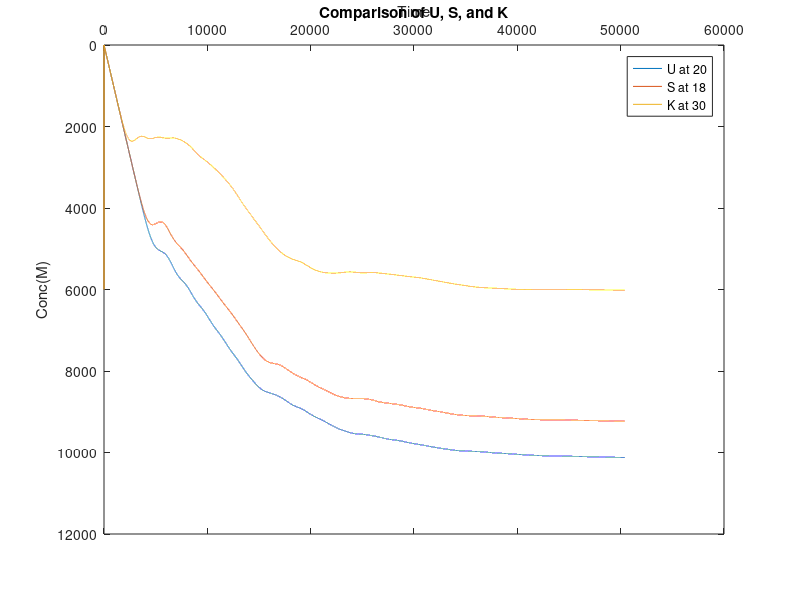

This figure's MATLAB source:
L = 40;                           % length of domain in x direction [cm]
t_obs = 35;                       % total time [days]
tmax = t_obs*(24*60);             % total time [min]
nx = 41;                          % number of nodes in x direction
nt = tmax +1;                     % number of time steps
dx = L/(nx-1);                    % position step size [cm]
dt = tmax/(nt-1);                 % time step size [min]

I0 = 6000;
n = 0.64;
R1 = (0.693);
D0 = 3.5447*10^-9;
D1 = 9.3100*10^-8;

u_e = 0;                          % Electromigration mobility [m^2/V.s] 
dEdx = 1.5;                       % Voltage gradient [V/cm]
zeta = -0.0027;                   % Zeta potential [V]
mu_oil = 0.51;                      % Oil Viscosity [kg/(cm.s)]
e_oil = 0.23;                      % Crude oil permittivity [F/m]

k_eo3 = (e_oil*zeta)*dEdx/(mu_oil);              % Electroosmotic mobility Shapiro [m^2/V.s]

alpha= D0*10000;
r = alpha*dt/(n*dx^2); rr = ((u_e + k_eo3)*dEdx*dt)/(2*n*dx); rrr = (R1*dt)/n;

J0 = -(D1*I0) - I0*(u_e + k_eo3)*dEdx; % total inventory of Be-7 in soil

v = 2.5*10^-6; % Convection velocity m day^-1
v0 = (v)*(dt/dx);
% --- Create arrays to save data for export
x = linspace(0,L,nx);
t = linspace(0,tmax,nt);

U = zeros(nx,nt);

% --- Set IC and BC
U(:,1)= 6000;


for m= 2:nt-1
    U(1,m) = 0; %--- Upper boundary
    U(end,m) = 1*J0; %--- Lower boundary


    for i= 2:nx-1
        
        
        U(i,m+1) = U(i,m) + r*(U(i+1,m) -2*U(i,m) + U(i-1,m)) + rr*(U(i+1,m) - U(i-1,m)) + rrr;
        % original cannot resolve correctly
        

    end
end


figure;

% Plot U
plot(t, U(20,:), '-', 'DisplayName', 'U at 20');
hold on;

% Plot S
plot(t, U(18,:), '-', 'DisplayName', 'S at 18');

% Plot K
plot(t, U(10,:), '-', 'DisplayName', 'K at 30');

hold off;

xlabel('Time');
ylabel('Conc(M)');
set(gca, 'YDir', 'reverse', 'XAxisLocation', 'top');
title('Comparison of U, S, and K');
legend();

